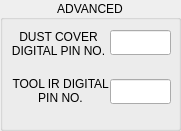
        <widget class="QGroupBox" name="gbPockets_2">
         <property name="geometry">
          <rect>
           <x>200</x>
           <y>350</y>
           <width>181</width>
           <height>131</height>
          </rect>
         </property>
         <property name="title">
          <string>ADVANCED</string>
         </property>
         <property name="alignment">
          <set>Qt::AlignCenter</set>
         </property>
         <widget class="QLineEdit" name="leCoverDPinInput">
          <property name="geometry">
           <rect>
            <x>110</x>
            <y>30</y>
            <width>61</width>
            <height>25</height>
           </rect>
          </property>
          <property name="inputMask">
           <string>D</string>
          </property>
          <property name="alignment">
           <set>Qt::AlignCenter</set>
          </property>
          <property name="placeholderText">
           <string/>
          </property>
         </widget>
         <widget class="QLabel" name="lblCoverDPin">
          <property name="geometry">
           <rect>
            <x>3</x>
            <y>29</y>
            <width>111</width>
            <height>30</height>
           </rect>
          </property>
          <property name="inputMethodHints">
           <set>Qt::ImhDigitsOnly</set>
          </property>
          <property name="text">
           <string>DUST COVER DIGITAL PIN NO.</string>
          </property>
          <property name="scaledContents">
           <bool>false</bool>
          </property>
          <property name="alignment">
           <set>Qt::AlignCenter</set>
          </property>
          <property name="wordWrap">
           <bool>true</bool>
          </property>
         </widget>
         <widget class="QLabel" name="lblToolIRDPiNo">
          <property name="geometry">
           <rect>
            <x>10</x>
            <y>70</y>
            <width>101</width>
            <height>41</height>
           </rect>
          </property>
          <property name="inputMethodHints">
           <set>Qt::ImhDigitsOnly</set>
          </property>
          <property name="text">
           <string>TOOL IR DIGITAL PIN NO.</string>
          </property>
          <property name="scaledContents">
           <bool>false</bool>
          </property>
          <property name="alignment">
           <set>Qt::AlignCenter</set>
          </property>
          <property name="wordWrap">
           <bool>true</bool>
          </property>
         </widget>
         <widget class="QLineEdit" name="leIRDPinInput">
          <property name="geometry">
           <rect>
            <x>110</x>
            <y>79</y>
            <width>61</width>
            <height>25</height>
           </rect>
          </property>
          <property name="inputMask">
           <string/>
          </property>
          <property name="alignment">
           <set>Qt::AlignCenter</set>
          </property>
         </widget>
        </widget>
